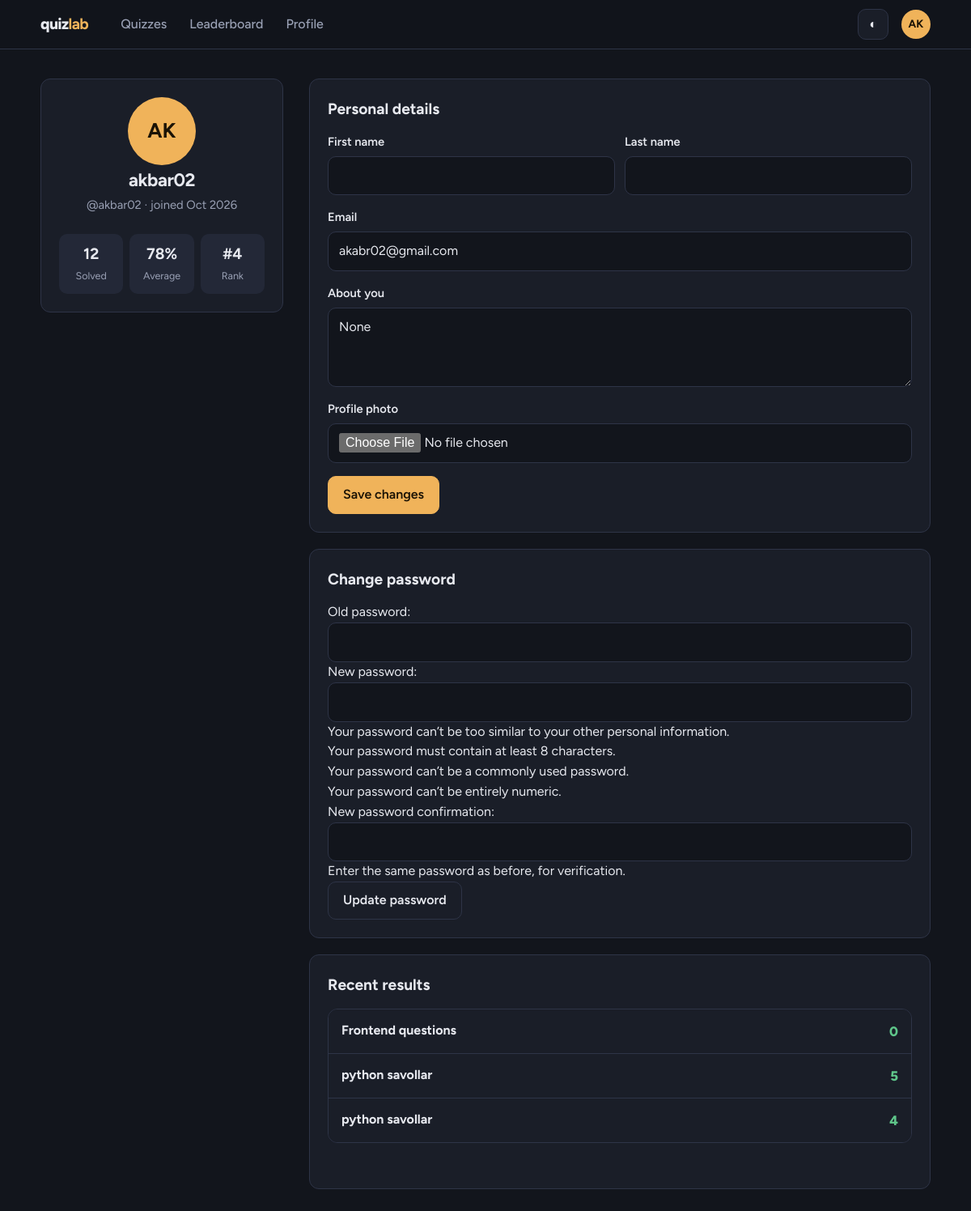
The app's page /profile/ (signed in) with its own data.
### accounts/models.py (models this page shows, shortened)
class Profile(models.Model):
    user = models.OneToOneField(
        User,
        on_delete=models.CASCADE,
        related_name="profile"
    )
    about = models.TextField(blank=True, null=True)
    profile_image = models.ImageField(
        upload_to="profiles/",
        blank=True,
        null=True
    )
    joined_date = models.DateField(auto_now_add=True)

### quiz/models.py (models this page shows, shortened)
class Answer(models.Model):
    user = models.ForeignKey(
        User,
        on_delete=models.CASCADE,
        related_name="quiz_answers"
    )
    quiz = models.ForeignKey(
        Quiz,
        on_delete=models.CASCADE,
        related_name="user_answers"
    )
    correct_answers = models.PositiveIntegerField(default=0)

class Quiz(models.Model):
    title = models.CharField(max_length=200)
    date_created = models.DateTimeField(auto_now_add=True)
    start_time = models.DateTimeField()
    end_time = models.DateTimeField()
    duration_minutes = models.PositiveIntegerField(default=20)
    status = models.BooleanField(default=True)
    science = models.ForeignKey(
        Science,
        on_delete=models.CASCADE,
        related_name="quizzes"
    )

### accounts/views.py (the view)
# urls.py: path("profile/", views.profile, name="profile"),
@login_required
def profile(request):
    profile, created = Profile.objects.get_or_create(
        user=request.user
    )
    recent_results = Answer.objects.filter(
        user=request.user
    ).select_related("quiz").order_by("-id")[:5]
    password_form = PasswordChangeForm(user=request.user)
    return render(request, "profile.html", {
        "user": request.user,
        "profile": profile,
        "recent_results": recent_results,
        "password_form": password_form,
    })

### templates/profile.html (shortened to what this page needs)
{% load static %}
<!DOCTYPE html>
<html lang="en" data-theme="dark">
<head>
<link rel="stylesheet" href="{% static '.css/style.css' %}">
</head>
<body>
  <header class="site">
    <div class="container bar">
<a class="logo" href="{% url 'index' %}">quiz<b>lab</b></a>
<nav class="nav" id="nav" aria-label="Main">
    <a href="{% url 'index' %}">Quizzes</a>
    <a href="{% url 'index' %}#solved">Leaderboard</a>
    <a href="{% url 'leaderboard' %}">Profile</a>
</nav>
      <button class="icon-btn" type="button" data-theme-toggle aria-label="Switch theme">◐</button>
      <details class="menu">
        <summary aria-label="Account menu"><span class="avatar">
    {{ request.user.username|slice:":2"|upper }}
</span></summary>
      </details>
    </div>
  </header>
  <main class="container profile">
    <aside>
      <section class="panel who">
<span class="avatar lg">
    {% if profile.profile_image %}
        <img
            src="{{ profile.profile_image.url }}"
            alt="Profile photo"
            style="width: 100%; height: 100%; object-fit: cover; border-radius: 50%;"
        >
    {% else %}
        {{ request.user.username|slice:":2"|upper }}
    {% endif %}
</span>
<h1 style="font-size:1.4rem">
    {{ request.user.get_full_name|default:request.user.username }}
</h1>
<p class="muted">
    @{{ request.user.username }} · joined
    {{ request.user.date_joined|date:"M Y" }}
</p>
        <div class="stats">
          <div><b>12</b><span>Solved</span></div>
          <div><b>78%</b><span>Average</span></div>
          <div><b>#4</b><span>Rank</span></div>
        </div>
      </section>
    </aside>
    <div>
<form
    class="panel"
    method="post"
    action="{% url 'profile_update' %}"
    enctype="multipart/form-data"
>
    <h2>Personal details</h2>
    <div class="two">
        <div class="field">
            <label for="first">First name</label>
            <input id="first" name="first_name"
                   value="{{ request.user.first_name }}" required>
        </div>
        <div class="field">
            <label for="last">Last name</label>
            <input id="last" name="last_name"
                   value="{{ request.user.last_name }}" required>
        </div>
    </div>
    <div class="field">
        <label for="email">Email</label>
        <input id="email" type="email" name="email"
               value="{{ request.user.email }}" required>
    </div>
    <div class="field">
        <label for="bio">About you</label>
        <textarea id="bio" name="bio" rows="3">{{ profile.about }}</textarea>
    </div>
    <div class="field">
        <label for="photo">Profile photo</label>
        <input id="photo" type="file" name="photo" accept="image/*">
    </div>
    <button class="btn" type="submit">Save changes</button>
</form>
<form class="panel" method="post"
      action="{% url 'password_change' %}">
    <h2>Change password</h2>
    {{ password_form.as_p }}
    <button class="btn ghost" type="submit">
        Update password
    </button>
</form>
<section class="panel">
    <h2>Recent results</h2>
    <div class="rows">
        {% for result in recent_results %}
            <div class="row">
                <span class="grow">
                    <strong>{{ result.quiz.title }}</strong>
                </span>
                <span class="score ok">
                    {{ result.correct_answers }}
                </span>
            </div>
        {% empty %}
            <p class="muted">No quiz results yet.</p>
        {% endfor %}
    </div>
</section>
    </div>
  </main>
</body>
</html>

### staticfiles/.css/style.css (style rules this page uses)
:root { --bg:#12151c;--surface:#1a1e28;--raised:#232837;--line:#2e3447;--text:#e7e9ef;--muted:#9aa1b5;--accent:#f0b35a;--accent-ink:#1b1305;--ok:#5fc68a;--bad:#ef6b6b;--r:12px;color-scheme:dark }
* { box-sizing:border-box;margin:0 }
body { font:16px/1.55 "Figtree",system-ui,sans-serif;background:var(--bg);color:var(--text);min-height:100vh }
a { color:inherit;text-decoration:none }
ul,ol { list-style:none;padding:0 }
.container { width:min(1100px,100% - 32px);margin-inline:auto }
h1 { font-size:clamp(1.6rem,4vw,2.2rem);line-height:1.15;letter-spacing:-.02em }
h2 { font-size:1.2rem;margin-bottom:14px }
.muted { color:var(--muted);font-size:.92rem }
.site { position:sticky;top:0;z-index:20;background:color-mix(in srgb,var(--bg) 88%,transparent);backdrop-filter:blur(10px);border-bottom:1px solid var(--line) }
.bar { display:flex;align-items:center;gap:16px;height:60px }
.logo { font-weight:800;font-size:1.2rem;letter-spacing:-.03em }
.logo b { color:var(--accent) }
.nav { display:flex;gap:4px;margin-left:12px }
.nav a { padding:8px 12px;border-radius:8px;color:var(--muted);font-weight:500 }
.nav a { padding: 8px 12px; border-radius: 8px; color: var(--muted); font-weight: 500; transition: background .2s, color .2s, box-shadow .2s; }
.icon-btn { width:38px;height:38px;border-radius:10px;border:1px solid var(--line);background:var(--surface);color:var(--text);cursor:pointer;font-size:1rem }
.menu { position:relative }
.menu summary { list-style:none;cursor:pointer;display:flex;align-items:center;gap:8px }
.avatar { width:36px;height:36px;border-radius:50%;background:var(--accent);color:var(--accent-ink);display:grid;place-items:center;font-weight:700;font-size:.85rem;flex:none }
.avatar.lg { width:84px;height:84px;font-size:1.6rem }
.btn { display:inline-flex;align-items:center;justify-content:center;gap:6px;padding:10px 18px;border-radius:10px;border:1px solid var(--accent);background:var(--accent);color:var(--accent-ink);font:inherit;font-weight:600;cursor:pointer;transition:transform .12s,filter .12s }
.btn.ghost { background:none;color:var(--text);border-color:var(--line) }
.field { display:grid;gap:6px;margin-bottom:16px }
.field label { font-weight:600;font-size:.92rem }
input,select,textarea { width:100%;padding:11px 13px;border-radius:10px;border:1px solid var(--line);background:var(--bg);color:var(--text);font:inherit }
.rows { border:1px solid var(--line);border-radius:var(--r);overflow:hidden;margin-bottom:34px }
.row { display:flex;align-items:center;gap:14px;padding:14px 16px;background:var(--surface) }
.row+.row { border-top:1px solid var(--line) }
.row .grow { flex:1;min-width:0 }
.row strong { display:block;white-space:nowrap;overflow:hidden;text-overflow:ellipsis }
.score { font-weight:800;font-size:1.05rem }
.score.ok { color:var(--ok) }
.two { display:grid;grid-template-columns:1fr 1fr;gap:12px }
.profile { display:grid;grid-template-columns:300px 1fr;gap:32px;padding:36px 0 60px;align-items:start }
.panel { background:var(--surface);border:1px solid var(--line);border-radius:var(--r);padding:22px;margin-bottom:20px }
.who { display:grid;gap:6px;justify-items:center;text-align:center }
.stats { display:grid;grid-template-columns:repeat(3,1fr);gap:8px;margin-top:18px;width:100% }
.stats div { background:var(--raised);border-radius:10px;padding:10px 4px }
.stats b { display:block;font-size:1.2rem }
.stats span { font-size:.78rem;color:var(--muted) }

### records on screen
Profile: bio "None"
Answer: quiz "Frontend questions", correct_answers "0"
Answer: quiz "python savollar", correct_answers "5"
Answer: quiz "python savollar", correct_answers "4"

### other values on screen
{{ request.user.username|slice:":2"|upper }} "AK"
{{ request.user.get_full_name|default:request.user.username }} "akbar02"
{{ request.user.username }} "akbar02"
{{ request.user.date_joined|date:"M Y" }} "Oct 2026"
